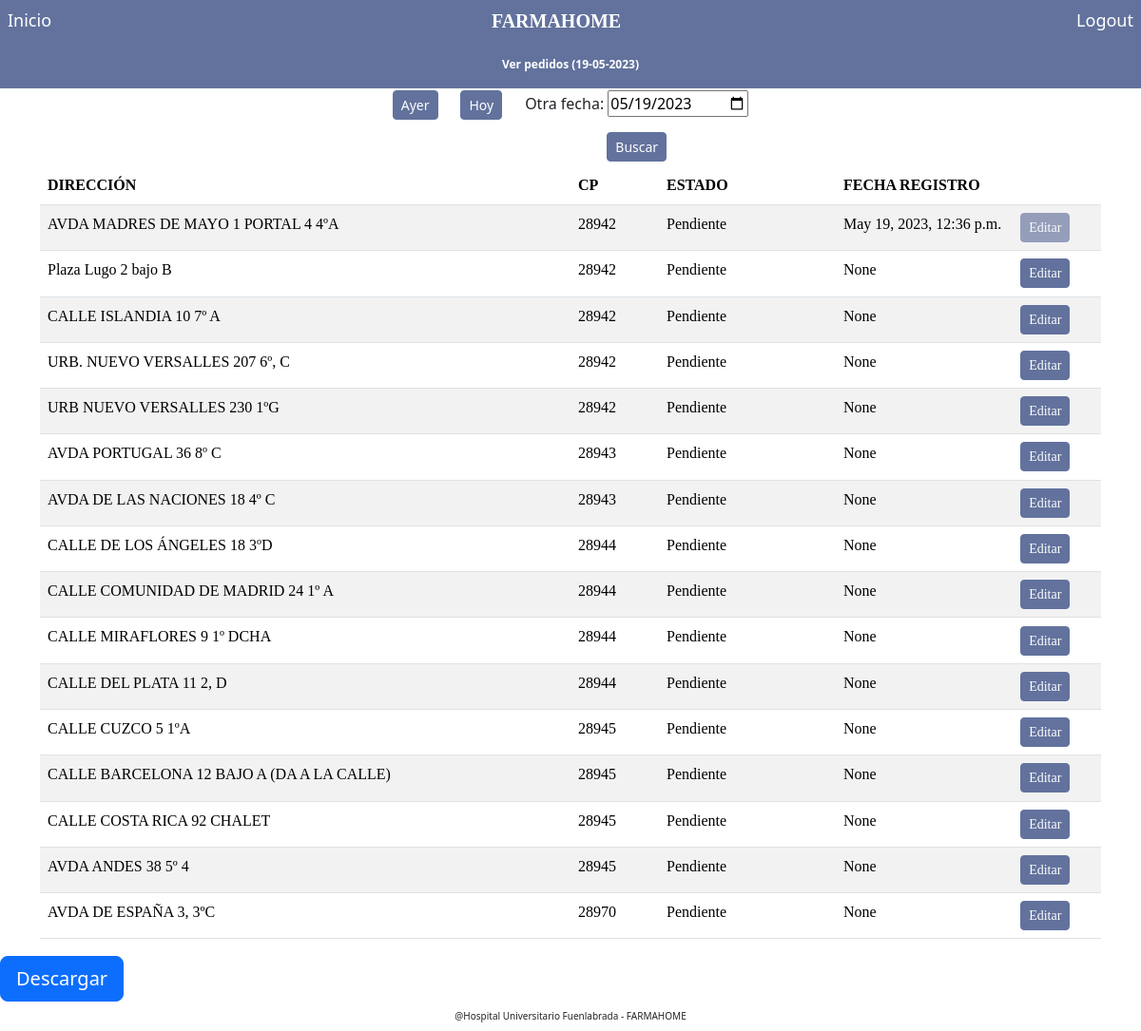
Page /ver_pedidos/hoy (signed in) on the earlier database version.
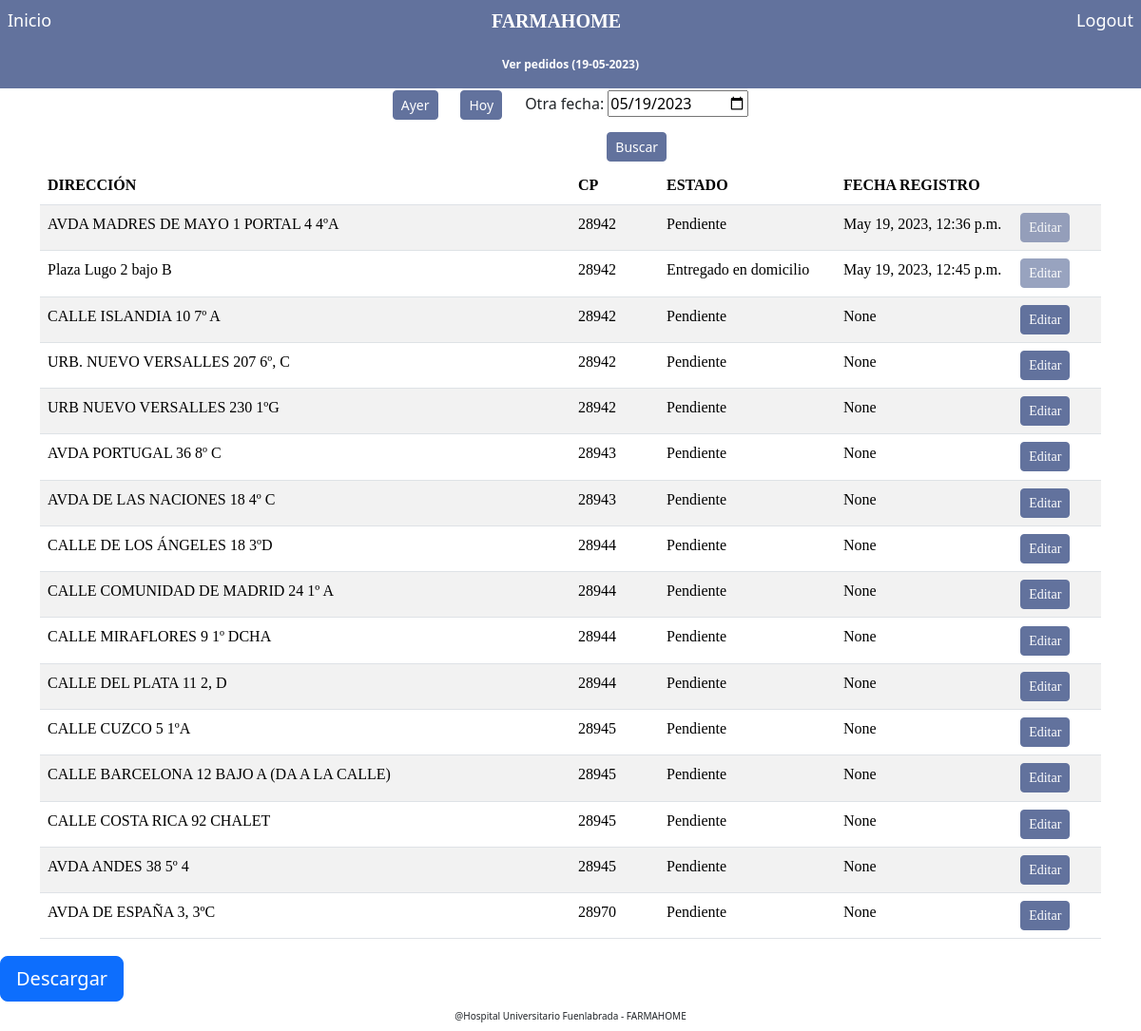
Same page on the later database version.
### FARMAHOME/models.py (models this page shows, shortened)
class DatoReparto(models.Model):
    fecha_cita = models.DateTimeField(('CITA'))
    codigo_postal = models.PositiveBigIntegerField(('CÓDIGO POSTAL'))
    direccion = models.CharField(('DIRECCIÓN'), max_length=200)
    nhc = models.CharField(('NHC'), max_length=10)
    movil = models.PositiveBigIntegerField(('MÓVIL'))
    agenda_cita = models.CharField(('AGENDA'), max_length=30, blank = True, null = True)
    estado_entrega = models.CharField(('ESTADO'), max_length=100, blank = True, null = True)
    DNI = models.CharField(('DNI'), max_length=9, blank = True, null = True)
    incidencias = models.CharField(('INCIDENCIAS'), max_length=200,  blank = True, null = True)
    fecha_registro = models.DateTimeField(blank=True, null=True)
    usuario_registro = models.CharField(('USUARIO'), max_length=100, blank = True, null = True)
    class Meta:
        permissions = (('can_download_data', 'Can download data.'),
                       ('can_upload_data','Can upload data.'),
                       ('can_register_data','Can register data.'),)

### FARMAHOME/views.py (the view)
# urls.py: path('ver_pedidos/<str:fecha>', views.ver_pedidos, name='ver_pedidos'),
@login_required
def ver_pedidos(request,fecha=timezone.now().date()):
    if request.method == 'POST':
        form = FormularioBusquedaEntregas(request.POST)
        if form.is_valid():
            fecha = request.POST.get('fecha', False)
            fecha_busqueda = datetime.strptime(fecha,'%Y-%m-%d').date()
    else:
        if fecha == 'hoy':
            fecha_busqueda = timezone.now().date()
        elif fecha == 'ayer': fecha_busqueda = timezone.now().date() - timedelta(days=1)
        else: fecha_busqueda = fecha
        form = FormularioBusquedaEntregas(initial={'fecha':fecha_busqueda})
    todos_pedidos = DatoReparto.objects.filter(fecha_cita__date=fecha_busqueda)
    context = {'todos_pedidos': todos_pedidos,
               'fecha_actual': timezone.now().date(),
               'fecha_busqueda':fecha_busqueda.strftime('%d-%m-%Y'),
               'form':form}
    return render(request, "FARMAHOME/ver_pedidos.html", context=context )

### FARMAHOME/forms.py
class FormularioBusquedaEntregas(forms.Form):
    class DateInput(forms.DateInput):
        input_type = 'date'
    fecha = forms.DateField(widget=DateInput,
                            label='Otra fecha',
                            initial=datetime.date.today())

### FARMAHOME/templates/FARMAHOME/ver_pedidos.html (shortened to what this page needs)
{% extends "FARMAHOME/basic.html" %}
{% block subtitle %}
Ver pedidos ({{ fecha_busqueda }})
{% endblock %}
{% block body %}
<div class="container">
    <div class="row justify-content-md-center">
        <div class="col-md-auto">
            <a class="btn btn-primary btn-sm" href="{% url 'FARMAHOME:ver_pedidos' 'ayer' %}">Ayer</a>
        </div>
        <div class="col-md-auto">
            <a class="btn btn-primary btn-sm" href="{% url 'FARMAHOME:ver_pedidos' 'hoy' %}">Hoy</a>
        </div>
        <div class="col-md-auto">
            <form action="" method='POST'>
                {{ form.as_p }}
                <button class="btn btn-primary btn-sm" type="submit"> Buscar </button>
            </form>
        </div>
    </div>
</div>
<div class="container">
    <table class="table table-striped">
      <thead>
        <tr>
            <th class="col-md-6">DIRECCIÓN</th>
            <th class="col-md-1">CP</th>
            <th class="col-md-2">ESTADO</th>
            <th class="col-md-2">FECHA REGISTRO</th>
            <th class="col-md-1"></th>
        </tr>
      </thead>
      <tbody>
        {% for results in todos_pedidos %}
            <tr>
                <td>{{ results.direccion }}</td>
                <td>{{ results.codigo_postal }}</td>
                <td>{{ results.estado_entrega }}</td>
                <td>{{ results.fecha_registro }}</td>
                {% if results.fecha_registro is null and results.fecha_cita.day == fecha_actual.day and results.fecha_cita.month == fecha_actual.month and results.fecha_cita.year == fecha_actual.year and perms.FARMAHOME.can_register_data %}
                    <td>
                        <div>
                            <a class="btn btn-primary btn-sm" href="{% url 'FARMAHOME:editar_pedido' results.id %}">Editar</a>
                        </div>
                    </td>
                {% else %}
                    <td>
                        <div>
                            <a class="btn btn-primary btn-sm disabled">Editar</a>
                        </div>
                    </td>
                {% endif %}
            </tr>
        {% endfor %}
      </tbody>
    </table>
</div>
</center>
<div class="col-md-4">
    <a class="btn btn-primary btn-lg btn-block" href="{% url 'FARMAHOME:exportar_excel' fecha_busqueda %}">Descargar</a>
</div>
{% endblock %}

### FARMAHOME/templates/FARMAHOME/basic.html (shortened to what this page needs)
{% load static %}
<!DOCTYPE html>
<html>
  <link rel="stylesheet" href="{% static 'FARMAHOME/style.css' %}">
  {% load bootstrap5 %}
  {% bootstrap_css %}
<head>
</head>
<body>
  <nav class="navbar navbar-expand-lg">
    <ul class="navbar-nav mr-auto">
        <li class="nav-item active">
            <a class="nav-link active" href="{% url 'FARMAHOME:index' %}" style="font-size:large">Inicio</a>
        </li>
    </ul>
    <a class="navbar-brand ms-auto" href="#">FARMAHOME</a>
    <ul class="navbar-nav ms-auto">
          {% if user.is_authenticated %}
            <li class="nav-item">
            <a class="nav-link active" href="{% url 'FARMAHOME:user_logout' %}" style="font-size:large;">Logout</a>
            </li>
          {% endif %}
    </ul>
</nav>
<div class="w-100 p-3 subtitulo">
  {% block subtitle %}{% endblock %}
</div>
  <center>
    {% block body %}
    {% endblock %}
</body>
<footer>
  <div class="text-center p-2 footer">
    @Hospital Universitario Fuenlabrada - FARMAHOME
  </div>
</footer>
</html>

### FARMAHOME/static/FARMAHOME/style.css (style rules this page uses)
.container { padding: 2px; }
.navbar.navbar-expand-lg { background-color: rgb(98, 114, 157); padding: 0; }
a.navbar-brand.ms-auto { color: white; font-size: 20px; font-weight: bold; font-family: 'Times New Roman', Times, serif; }
.navbar-nav.mr-auto a.nav-link.active { color: white; }
.navbar-nav.ms-auto a.nav-link.active { color: white; }
.btn.btn-primary.btn-sm { background-color: rgb(98, 114, 157); border-color: rgb(98, 114, 157); margin: 0.2%; }
.table { font-family: 'Times New Roman'; font-weight: normal; }
thead tr { background-color: rgb(98, 114, 157); color: #ffffff; text-align: left; }
.w-100.p-3.subtitulo { background-color: rgb(98, 114, 157); color: white; font-size: 12px; font-weight: bold; align-items: center; text-align: center; }
.footer { font-size: 10px; }

Differences in the rows shown:
changed DatoReparto "Plaza Lugo 2 bajo B": estado_entrega "Pendiente" → "Entregado en domicilio"; fecha_registro "None" → "May 19, 2023, 12:45 p.m."
